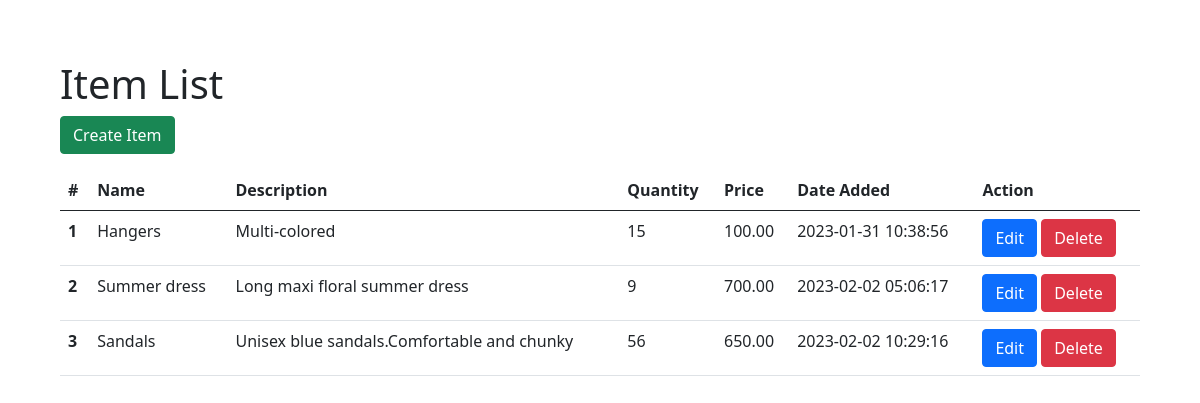
The page / on the database its author committed.
### tables this page shows
CREATE TABLE `item_list` (
  `id` int(11) NOT NULL,
  `user_id` int(11) DEFAULT NULL,
  `name` varchar(200) NOT NULL,
  `description` longtext DEFAULT NULL,
  `quantity` int(11) NOT NULL,
  `price` decimal(10,2) NOT NULL,
  `date_added` datetime NOT NULL
);

### index.php (the view, shortened to what this page needs)
<?php
require 'db.php';
$statement = $pdo->prepare('SELECT * FROM item_list');
$statement->execute();
$items = $statement->fetchAll(PDO::FETCH_ASSOC);
?>
<!doctype html>
<html lang="en">
<head>
    <link href="https://cdn.jsdelivr.net/npm/bootstrap@5.0.2/dist/css/bootstrap.min.css" rel="stylesheet">
    <link href="list.css" rel="stylesheet">
</head>
<body>
<h1>Item List</h1>
<p>
  <a href="create.php" class="btn btn-success">Create Item</a>
</p>
<table class="table">
  <thead>
    <tr>
      <th scope="col">#</th>
      <th scope="col">Name</th>
      <th scope="col">Description</th>
      <th scope="col">Quantity</th>
      <th scope="col">Price</th>
      <th scope="col">Date Added</th>
      <th scope="col">Action</th>
    </tr>
  </thead>
  <tbody>
  <?php foreach ($items as $i=> $item) :?>
    <tr>
      <th scope="row"><?php echo $i + 1?></th>
      <td><?php echo $item['name']?></td>
      <td><?php echo $item['description']?></td>
      <td><?php echo $item['quantity']?></td>
      <td><?php echo $item['price']?></td>
      <td><?php echo $item['date_added']?></td>
      <td>
          <a href="edit.php?id=<?php echo $item['id']?>" class="btn btn-primary">Edit</a>
          <form style="display: inline-block" method="post" action="delete.php">
               <button  type="submit" class="btn btn-danger">Delete</button>
          </form>
      </td>
    </tr>
    <?php endforeach; ?>
  </tbody>
</table>
  </body>
</html>

### list.css (style rules this page uses)
body { padding: 60px; }

### rows shown on the page
item_list: name "Hangers", description "Multi-colored", quantity "15", price "100.00", date_added "2023-01-31 10:38:56"
item_list: name "Summer dress", description "Long maxi floral summer dress", quantity "9", price "700.00", date_added "2023-02-02 05:06:17"
item_list: name "Sandals", description "Unisex blue sandals.Comfortable and chunky", quantity "56", price "650.00", date_added "2023-02-02 10:29:16"
